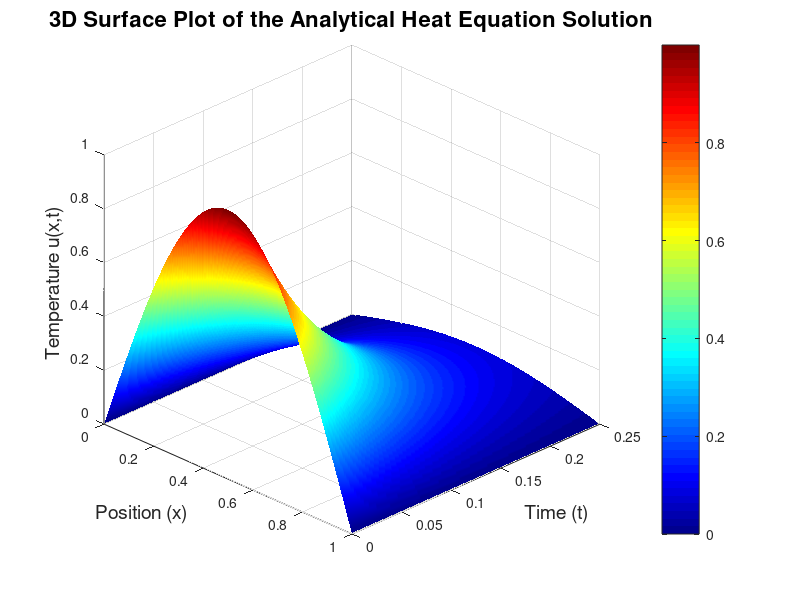

This chart was generated by the following MATLAB code:
% Parameters
k = 1;

% Spatial and time grids
x = linspace(0, 1, 200);
t = linspace(0, 0.25, 200); % adjust as needed
[X, T] = meshgrid(x, t);

% Analytical solution u(x,t)
U = sin(pi * X) .* exp(-k * (pi^2) * T);

% Create 3D surface plot
figure;
surf(X, T, U);

% Labels and title
xlabel('Position (x)', 'FontSize', 14);
ylabel('Time (t)', 'FontSize', 14);
zlabel('Temperature u(x,t)', 'FontSize', 14);
title('3D Surface Plot of the Analytical Heat Equation Solution', 'FontSize', 16);

% Improve appearance
shading interp;       % smooth color transitions
colormap jet;         % colorful heatmap colormap
colorbar;             % add colorbar on side
grid on;              % show grid lines
view(45, 30);         % set 3D viewing angle
